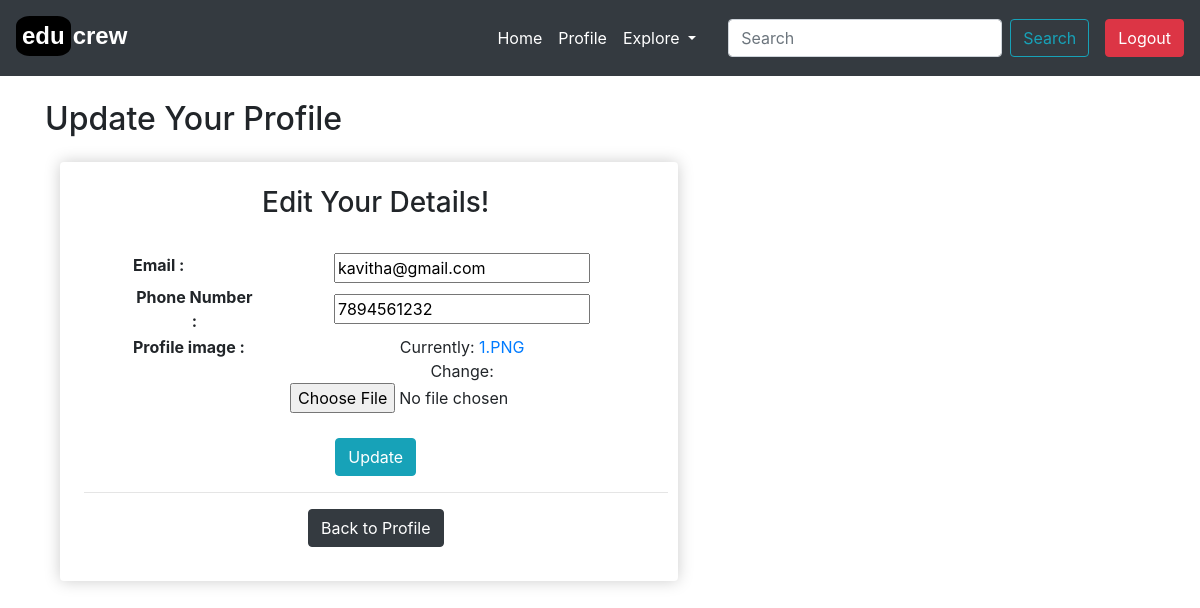
/profile-update-faculty/ (signed in), run on an earlier commit of the app's database.
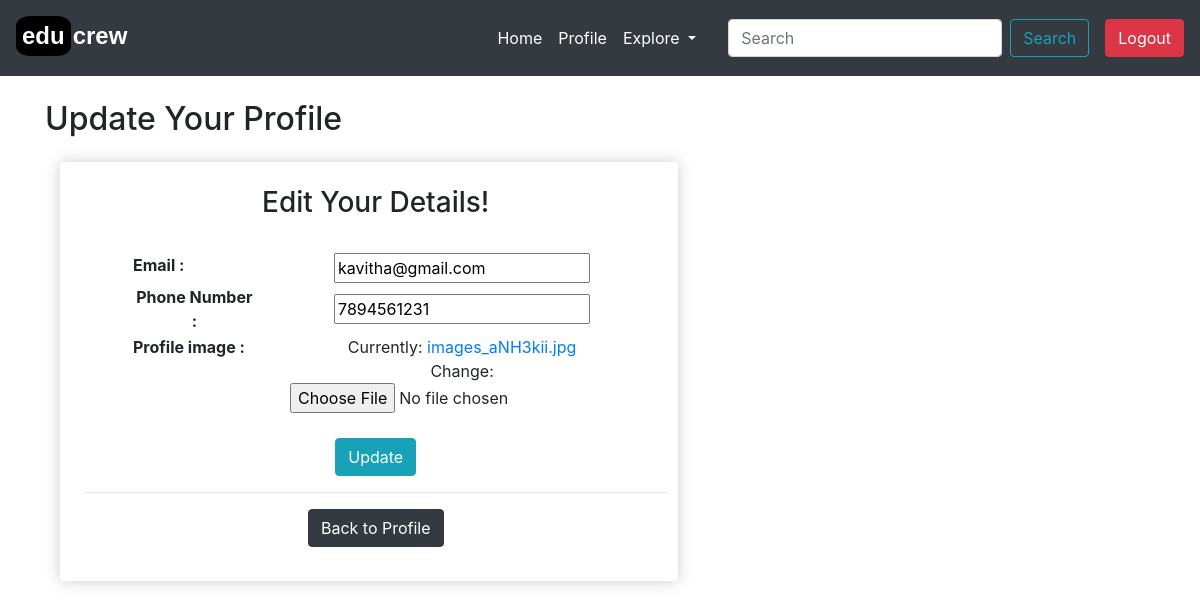
And on a later commit of the database.
### educrew/models.py (models this page shows, shortened)
class Lecturer(models.Model):
    user = models.OneToOneField(User,null=True, blank=True ,on_delete=models.CASCADE)
    lect_id = models.IntegerField(primary_key=True)
    firstname = models.CharField(max_length=100, null=True)
    lastname = models.CharField(max_length=100, null=True)
    email = models.CharField(max_length=100)
    phoneno = models.IntegerField(null=True)
    cabin_no = models.CharField(max_length=50, null=True, blank=True)
    profile_image= models.ImageField(default="profilepic.jpg",null=True)
    dept_id = models.ForeignKey(Dept, null=True, on_delete=models.SET_NULL) #cascade

### educrew/decorators.py (the view)
    def wrapper_func(request, *args, **kwargs):
        group = None
        if request.user.groups.exists():
            group = request.user.groups.all()[0].name
        if group == 'Student':
            return redirect('home')
        if group == 'Faculty':
            return view_func(request, *args, **kwargs)

### educrew/forms.py
class ProfileForm(forms.ModelForm):
    phoneno = forms.IntegerField(label='Phone Number',required=False)
    class Meta:
        model = Student
        fields = ['email','phoneno','profile_image']

### educrew/views.py (called while the page is built)
@login_required(login_url='login')
@faculty_only
def ProfileUpdateView2(request):
    if request.method == "POST":
        lect=request.user.lecturer
        form =ProfileForm(request.POST,request.FILES,instance=lect)
        if form.is_valid:
            form.save()
            messages.success(request, 'Profile Changed successfully!')
            return HttpResponseRedirect(request.path_info)
        else:
            messages.error(request, 'Sorry! Cannot Upadate your profile. Please check the details!')
            return HttpResponseRedirect(request.path_info)
    else:
        lect=request.user.lecturer
        form=ProfileForm(instance=lect)
        context={'form':form}
        return render(request,'educrew/profile-update.html',context)

### educrew/templates/educrew/profile-update.html (shortened to what this page needs)
{% extends 'educrew/main.html' %}
{% block content %}
<h2>Update Your Profile</h2>
<div class="col-lg-7 text-center">
  <div class="box-element pt-lg-4 mt-lg-4 pl-lg-4">
    <h3>Edit Your Details!</h3>
    <br>
      <form method="POST" enctype="multipart/form-data">
        <table class=" ml-lg-5 mb-lg-4">
          {% for f in form %}
          <tr>
              <td class="font-weight-bold float-left">{{f.label}} : </td>
              <td class="">{{f}}</td>
          </tr>
          {% endfor %}
        </table>
        <button type="submit" class="btn btn-info">Update</button>
      </form>
      <hr>
      <a class="btn btn-dark" href="{% url 'profile' %}">Back to Profile</a>
      <br>
      <br>
  </div>
</div>
{% endblock content %}

What changed in the data, as far as the page shows it:
changed Lecturer "kavitha@gmail.com": phoneno "7894561232" → "7894561231"
Also different on the page:
text no longer shown: "Currently: 1.PNG Change:"
text now shown: "Currently: images_aNH3kii.jpg Change:"
